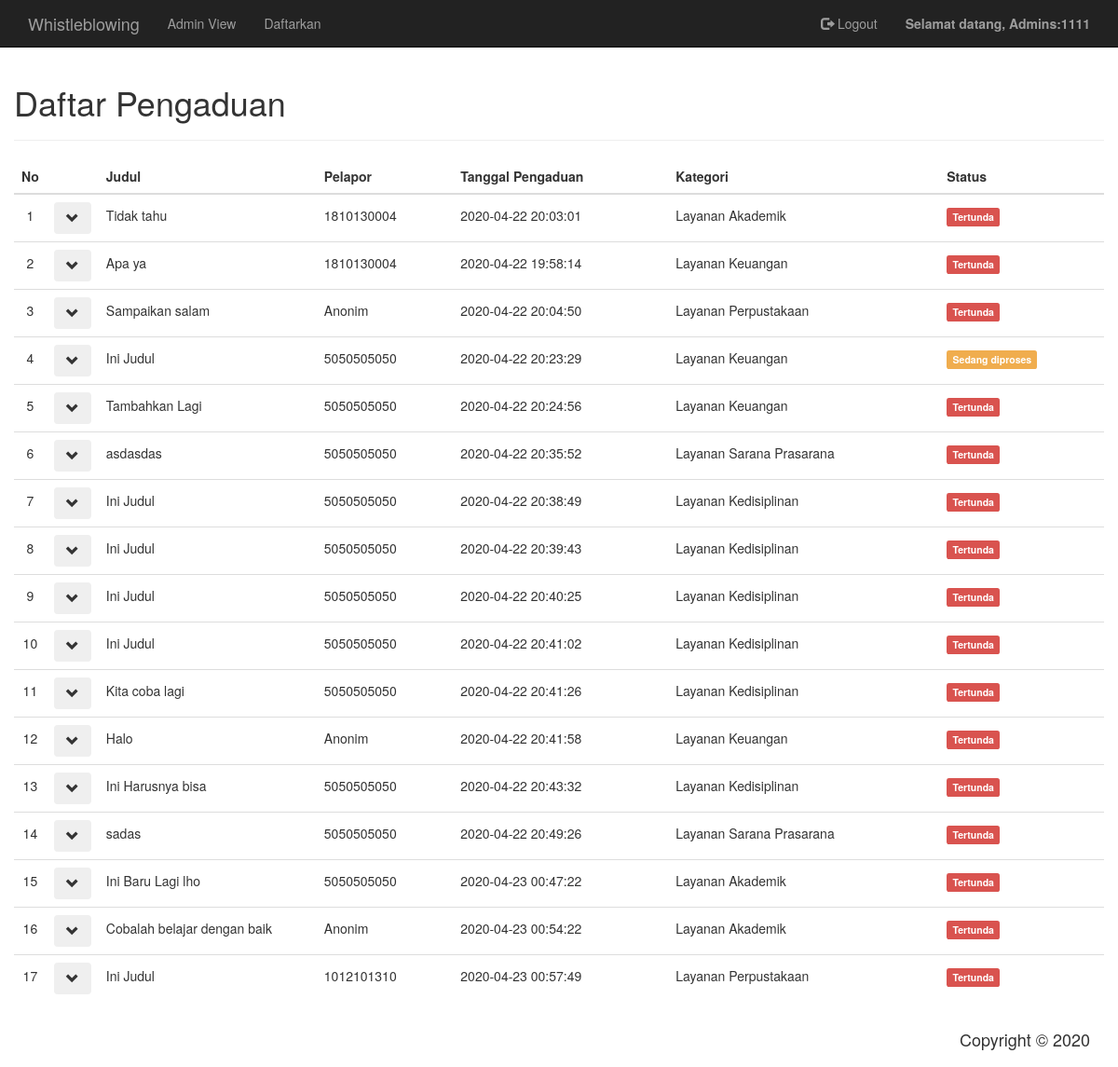
The app's page /index.php?view=admin_pengaduan (signed in), older data.
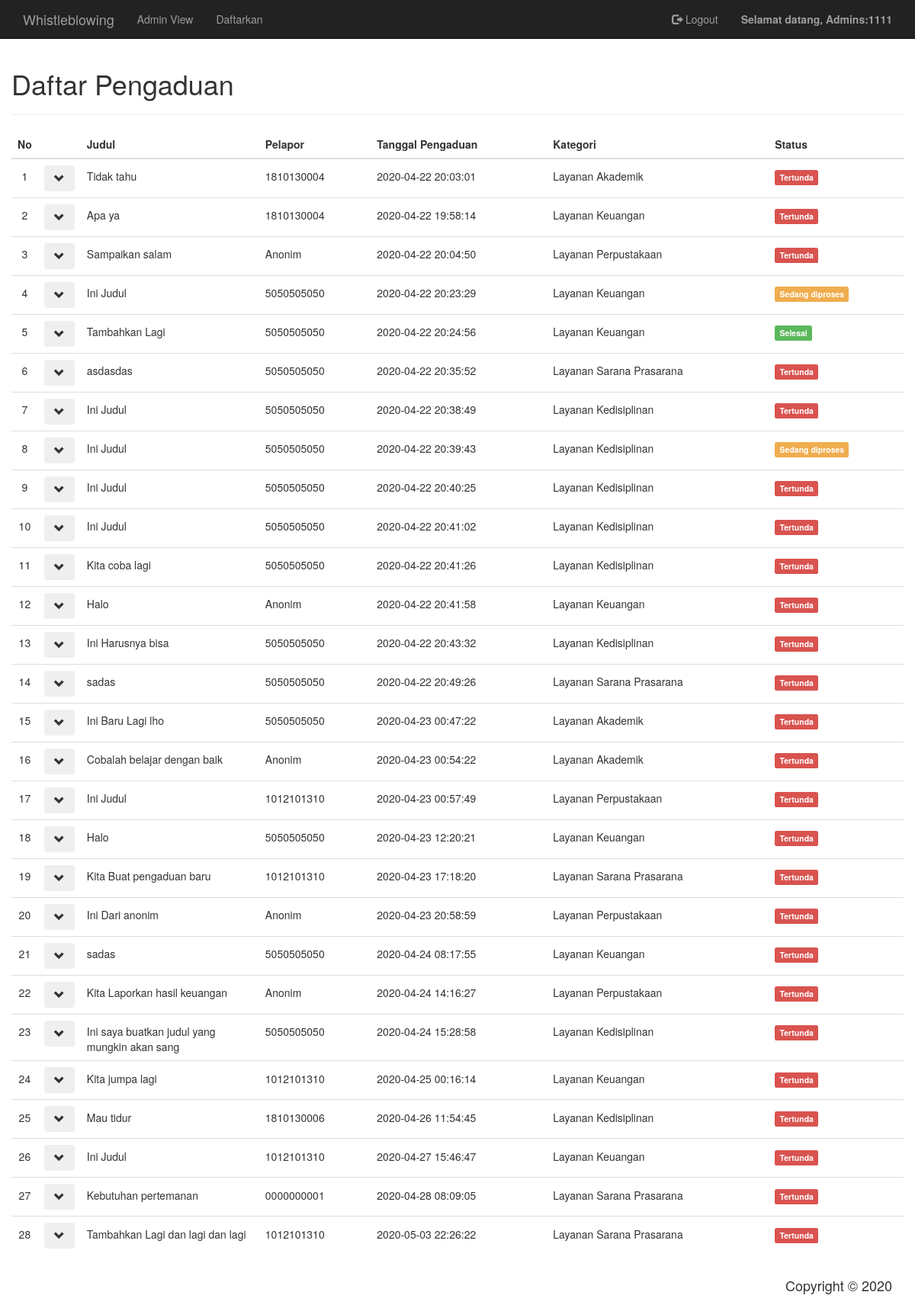
The same page, newer data.
### tables this page shows
CREATE TABLE `pengaduan` (
  `id` int(11) NOT NULL,
  `nim_mahasiswa` char(10) DEFAULT NULL,
  `tanggal_pengaduan` datetime NOT NULL DEFAULT current_timestamp(),
  `judul` varchar(120) NOT NULL,
  `isi` varchar(500) NOT NULL,
  `bukti` varchar(255) DEFAULT NULL,
  `status` enum('Tertunda','Sedang diproses','Selesai') NOT NULL DEFAULT 'Tertunda',
  `id_kategori` int(3) NOT NULL,
  `privasi_pengadu` enum('Anonim','Sebagai Mahasiswa') NOT NULL DEFAULT 'Sebagai Mahasiswa',
  `deskripsi_tindak_lanjut` varchar(300) DEFAULT NULL,
  `tanggal_tindak_lanjut` date DEFAULT NULL
);

CREATE TABLE `mahasiswa` (
  `nim` char(10) NOT NULL,
  `user_id` int(11) NOT NULL,
  `kode_prodi` char(2) NOT NULL
);

CREATE TABLE `kategori` (
  `id` int(3) NOT NULL,
  `nama` varchar(45) NOT NULL
);

### class/model/Pengaduan.php (called while the page is built, shortened)
<?php
class Pengaduan extends WbModel{
	private $id;
	private $tanggal_pengaduan;
	private $judul;
	private $status;
	private $privasi_pengadu;
	private $colfunType = 'pengaduan';
	protected function setColumnFunc() {
		$colfun = Array();
		$colfun['pengaduan'] = Array(
			'id' => 'Id',
			'tanggal_pengaduan' => 'TanggalPengaduan',
			'judul' => 'Judul',
			'isi' => 'Isi',
			'bukti' => 'Bukti',
			'status' => 'Status',
			'privasi_pengadu' => 'PrivasiPengadu',
			'deskripsi_tindak_lanjut' => 'DeskripsiTindakLanjut',
			'tanggal_tindak_lanjut' => 'TanggalTindakLanjut',
			'nim_mahasiswa' => 'NimMahasiswa',
			'id_kategori' => 'IdKategori'
		);
		$colfun['basic_pengaduan_insert'] = Array(
			'nim_mahasiswa' => 'NimMahasiswa',
			'judul' => 'Judul',
			'isi' => 'Isi',
			'bukti' => 'Bukti',
			'id_kategori' => 'IdKategori',
			'privasi_pengadu' => 'PrivasiPengadu'
		);
		$this->columnFunc = $colfun[$this->colfunType];
	}
	public function getId(){
		return $this->id;
	}
	public function setId($id) {
		$this->id = $id;
	}
	public function getTanggalPengaduan(){
		return $this->tanggal_pengaduan;
	}
	public function setTanggalPengaduan($tanggal_pengaduan) {
		$this->tanggal_pengaduan = $tanggal_pengaduan;
	}
	public function getJudul(){
		return $this->judul;
	}
	public function setJudul($judul) {
		$this->judul = $judul;
	}
	public function getStatus(){
		return $this->status;
	}
	public function setStatus($status) {
		$this->status = $status;
	}
	public function getPrivasiPengadu(){
		return $this->privasi_pengadu;
	}
	public function setPrivasiPengadu($privasi_pengadu) {
		$this->privasi_pengadu = $privasi_pengadu;
	}
}

### class/model/Mahasiswa.php (called while the page is built, shortened)
<?php
class Mahasiswa extends WbModel{
	private $nim;
	protected function setColumnFunc(){
		$colfun = Array(
			"nim" => "Nim",
			"user_id" => "UserId",
			"kode_prodi" => "Prodi"
		);
		$this->columnFunc = $colfun;
	}
	public function getNim(){
	    return $this->nim;
	}
    public function setNim($nim) {
	    $this->nim = $nim;
	}
}

### class/model/Kategori.php (called while the page is built, shortened)
<?php
class Kategori extends WbModel{
	private $nama;
	protected function setColumnFunc(){
		$colfun = Array(
			'id' => 'Id',
			'nama' => 'Nama'
		);
		$this->columnFunc = $colfun;
	}
  	public function getNama(){
		return $this->nama;
	}
	public function setNama($nama) {
		$this->nama = $nama;
	}
}

### class/controller/PengaduanController.php (called while the page is built, shortened)
<?php
class PengaduanController extends WbController {
    public function joinSelect() {
        $condition = !is_null($this->condition) ? $this->condition : 1;
        $pgd = new Pengaduan();
        $mhs = new Mahasiswa();
        $kat = new Kategori();
        $colPgd = array_map(
            function($x) { return 'pengaduan.'.$x.' as p_'.$x; },
            array_slice($pgd->getColumns(), 0, 9)
        );
        $colMhs = array_map(
            function($x) { return 'mahasiswa.'.$x.' as m_'.$x; },
            $mhs->getColumns()
        );
        $colKat = array_map(
            function($x) { return 'kategori.'.$x.' as k_'.$x; },
            $kat->getColumns()
        );
        $colArr = array_merge($colPgd, $colMhs, $colKat);
        $col = implode(", ", $colArr);
        $table = "(pengaduan LEFT JOIN mahasiswa ON pengaduan.nim_mahasiswa = mahasiswa.nim)
                    LEFT JOIN kategori ON pengaduan.id_kategori = kategori.id";
        $result = WbController::executeSelectQuery($col, $table, $condition);
        $modelClassArr = Array(
            "Pengaduan" => count($colPgd),
            "Mahasiswa" => count($colMhs),
            "Kategori" => count($colKat)
        );
        $resultArr = WbController::getArrayWithForeignModelFromQueryResult($result, $modelClassArr);
        return $resultArr;
    }
}

### class/wb_model.php (called while the page is built, shortened)
<?php
abstract class WbModel {
    protected $columnFunc;
    protected $childModelArray;
    public function getColumnFunc() {
        return $this->columnFunc;
    }
    public function getChildModel($modelName) {
        return $this->childModelArray[$modelName];
    }
    public function setChildModel($modelArray) {
        $this->childModelArray = $modelArray;
    }
    public function setAllValues($data, $assoc = false) {
        $colfun = $this->getColumnFunc();
        $i = -1;
    }
    public function getColumns(){
        return array_keys($this->columnFunc);
    }
}

### class/wb_controller.php (called while the page is built, shortened)
<?php
abstract class WbController
{
    protected static $stConnection;
    public static function create(){
        $conn = mysqli_connect('localhost', 'root', '');
        WbController::$stConnection = $conn;
    }
    public static function executeSelectQuery($col, $from, $where) {
        $sql = "SELECT {$col} FROM {$from} WHERE {$where}";
        return mysqli_query(WbController::$stConnection, $sql);
    }
    public static function getArrayWithForeignModelFromQueryResult($result, $modelClassNameArray) {
        $arrResult = Array();
        $count = 0;
        if (mysqli_num_rows($result) > 0){
            while ($data = mysqli_fetch_array($result)){
                $modelClass = NULL;
                $fkArray = Array();
                $start = 0;
                foreach ($modelClassNameArray as $className => $colCount) {
                    $model = new $className();
                    $dataSlice = array_slice($data, $start, ($colCount * 2));
                    $model->setAllValues($dataSlice);
                    if ($start == 0)
                        $modelClass = $model;
                    else
                        $fkArray[$className] = $model;
                    $start += ($colCount * 2);
                }
                $modelClass->setChildModel($fkArray);
                $arrResult[$count] = $modelClass;
                $count++;
            }
        }
        return $arrResult;
    }
}

### page/admin_pengaduan.php (the view, shortened to what the changed rows need)
<?php
require_once "class/model/Mahasiswa.php";
require_once "class/model/Pengaduan.php";
require_once "class/controller/PengaduanController.php";
require_once "class/model/Kategori.php";
$pengaduanCt = new PengaduanController();
$pengaduan = $pengaduanCt->joinSelect();
$label = Array(
	'Tertunda' => 'danger',
	'Sedang diproses' => 'warning',
	'Selesai' => 'success'
);
$count = 1;
?>
<div class="row">
	<div class="col-12">
		<h1>Daftar Pengaduan</h1>
		<table class="table">
			<thead>
				<tr>
					<th>No</th>
					<th></th>
					<th>Judul</th>
                    <th>Pelapor</th>
					<th>Tanggal Pengaduan</th>
					<th>Kategori</th>
					<th>Status</th>
				</tr>
			</thead>
			<tbody>
			<?php if (is_null($pengaduan)): ?>
				<tr>
					<td colspan="7" class="h1 text-center">Belum ada submit pengaduan</td>
				</tr>
			<?php else: ?>
			<?php foreach($pengaduan as $p): ?>
				<tr>
					<td align="center" width="20px"><?php echo $count++ ?></td>
					<td align="center" width="20px">
						<button class="btn btn-secondary wb-content-toggle" data-toggle="collapse" data-target="#p-<?php echo $p->getId() ?>">
							<span class="glyphicon glyphicon-chevron-down"></span>
						</button>
					</td>
                    <td width="20%" style="overflow-x: hidden"><?php echo $p->getJudul() ?></td>
					<td><?php echo $p->getPrivasiPengadu() == 'Anonim' ? 'Anonim' : $p->getChildModel("Mahasiswa")->getNim() ?></td>
					<td><?php echo $p->getTanggalPengaduan() ?></td>
					<td><?php echo $p->getChildModel("Kategori")->getNama() ?></td>
					<td>
                        <span class="label label-<?php echo $label[$p->getStatus()] ?>">
							<?php echo $p->getStatus() ?>
						</span>
					</td>
				</tr>
			<?php endforeach;endif; ?>
			</tbody>
		</table>
	</div>
</div>

Row changes from the older to the newer data that the page shows:
changed pengaduan "Tambahkan Lagi": status "Tertunda" → "Selesai"
changed pengaduan (number 8 of 28 on the later page): status "Tertunda" → "Sedang diproses"
added pengaduan: judul "Halo", Nim "5050505050", tanggal_pengaduan "2020-04-23 12:20:21", Nama "Layanan Keuangan", status "Tertunda"
added pengaduan: judul "Kita Buat pengaduan baru", Nim "1012101310", tanggal_pengaduan "2020-04-23 17:18:20", Nama "Layanan Sarana Prasarana", status "Tertunda"
added pengaduan: judul "Ini Dari anonim", privasi_pengadu "Anonim", tanggal_pengaduan "2020-04-23 20:58:59", Nama "Layanan Perpustakaan", status "Tertunda"
added pengaduan: judul "sadas", Nim "5050505050", tanggal_pengaduan "2020-04-24 08:17:55", Nama "Layanan Keuangan", status "Tertunda"
added pengaduan: judul "Kita Laporkan hasil keuangan", privasi_pengadu "Anonim", tanggal_pengaduan "2020-04-24 14:16:27", Nama "Layanan Perpustakaan", status "Tertunda"
added pengaduan: judul "Ini saya buatkan judul yang mungkin akan sang", Nim "5050505050", tanggal_pengaduan "2020-04-24 15:28:58", Nama "Layanan Kedisiplinan", status "Tertunda"
added pengaduan: judul "Kita jumpa lagi", Nim "1012101310", tanggal_pengaduan "2020-04-25 00:16:14", Nama "Layanan Keuangan", status "Tertunda"
added pengaduan: judul "Mau tidur", nim_mahasiswa.nim "1810130006", tanggal_pengaduan "2020-04-26 11:54:45", Nama "Layanan Kedisiplinan", status "Tertunda"
added pengaduan: judul "Ini Judul", Nim "1012101310", tanggal_pengaduan "2020-04-27 15:46:47", Nama "Layanan Keuangan", status "Tertunda"
added pengaduan: judul "Kebutuhan pertemanan", nim_mahasiswa.nim "0000000001", tanggal_pengaduan "2020-04-28 08:09:05", Nama "Layanan Sarana Prasarana", status "Tertunda"
added pengaduan: judul "Tambahkan Lagi dan lagi dan lagi", Nim "1012101310", tanggal_pengaduan "2020-05-03 22:26:22", Nama "Layanan Sarana Prasarana", status "Tertunda"
